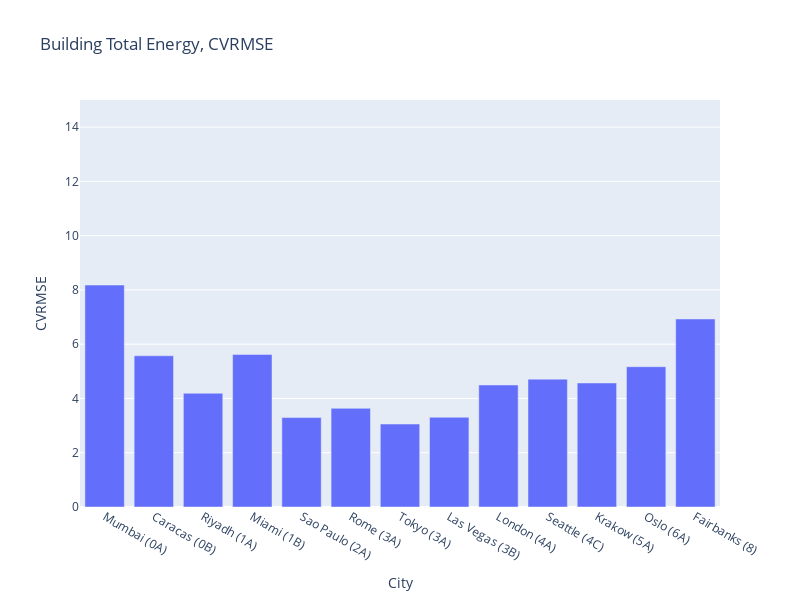

Notebook cell for this chart:
### Code cell
buildings_by_city_summary_p = buildings_by_city_summary.reset_index()
buildings_by_city_summary_p["City"] = (
    buildings_by_city_summary_p["City"]
    + " ("
    + buildings_by_city_summary_p["Climate Zone"]
    + ")"
)

fig = px.bar(
    buildings_by_city_summary_p,
    title="Building Total Energy, CVRMSE",
    x="City",
    y="CVRMSE",
    barmode="group",
    height=600,
    width=800,
    range_y=[0, 15],
)
fig

### Figure 1 — Plotly figure (JSON) as saved in the notebook; plotly's stock layout.template omitted (floating-point values rounded to 4 significant figures)
{"data": [{"alignmentgroup": "True", "hovertemplate": "City=%{x}<br>CVRMSE=%{y}<extra></extra>", "legendgroup": "", "marker": {"color": "#636efa", "pattern": {"shape": ""}}, "name": "", "offsetgroup": "", "orientation": "v", "showlegend": false, "textposition": "auto", "type": "bar", "x": ["Mumbai (0A)", "Caracas (0B)", "Riyadh (1A)", "Miami (1B)", "Sao Paulo (2A)", "Rome (3A)", "Tokyo (3A)", "Las Vegas (3B)", "London (4A)", "Seattle (4C)", "Krakow (5A)", "Oslo (6A)", "Fairbanks (8)"], "xaxis": "x", "y": [8.18, 5.574, 4.191, 5.621, 3.295, 3.636, 3.058, 3.307, 4.497, 4.712, 4.571, 5.17, 6.93], "yaxis": "y"}], "layout": {"barmode": "group", "height": 600, "legend": {"tracegroupgap": 0}, "title": {"text": "Building Total Energy, CVRMSE"}, "width": 800, "xaxis": {"anchor": "y", "domain": [0, 1], "title": {"text": "City"}}, "yaxis": {"anchor": "x", "domain": [0, 1], "range": [0, 15], "title": {"text": "CVRMSE"}}}}
